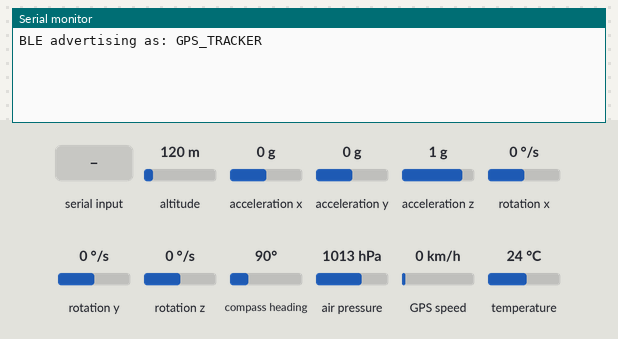
A sketch run on a simulated ESP32. On the bench: the last lines printed to the serial monitor. Inputs (shaded band) come from the test bench; at power-on: altitude 120 m, rotation z 0 °/s, compass heading 90°, acceleration x 0 g, acceleration y 0 g, acceleration z 1 g, rotation x 0 °/s, rotation y 0 °/s, air pressure 1013 hPa, GPS speed 0 km/h, temperature 24 °C. The GPS gets a fix after 3 s at 37.7749, -122.4194 with 8 satellites; nothing arrives over Bluetooth unless stated; a phone connects over Bluetooth LE 3 s after start.

Above: at 7.8 s.
7.9 s: altitude set to 20 m
At 8.76 s:
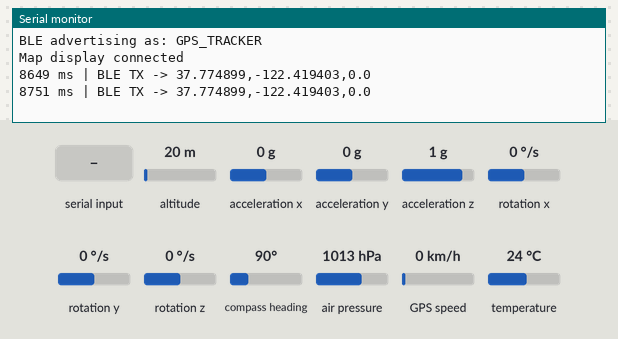
10.1 s: "1" received over the second serial link
At 10.36 s:
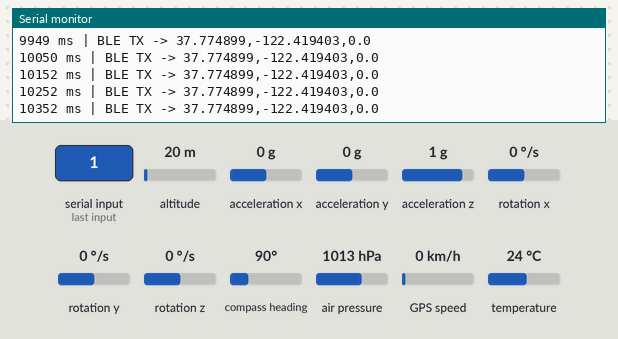
11.6 s: rotation z set to -192 °/s
At 11.66 s:
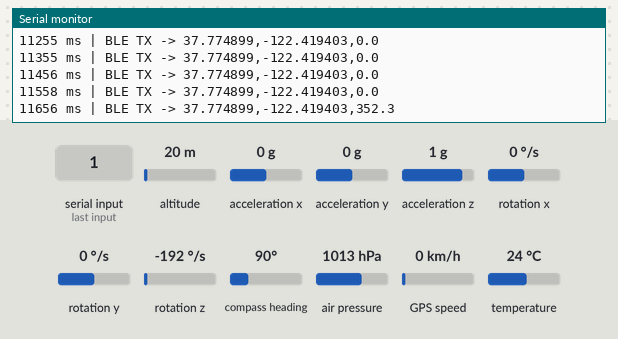
13.1 s: rotation z set to 100 °/s
At 13.17 s:
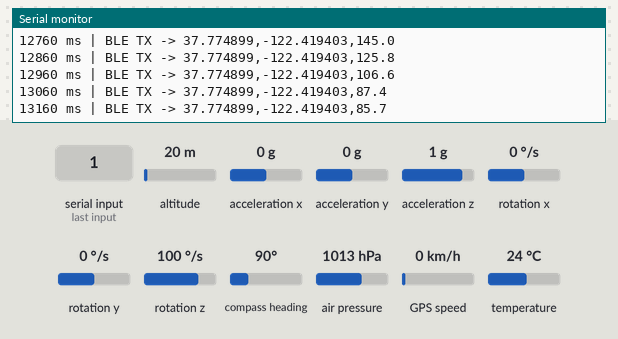
17.1 s: "2" received over the second serial link
At 17.77 s:
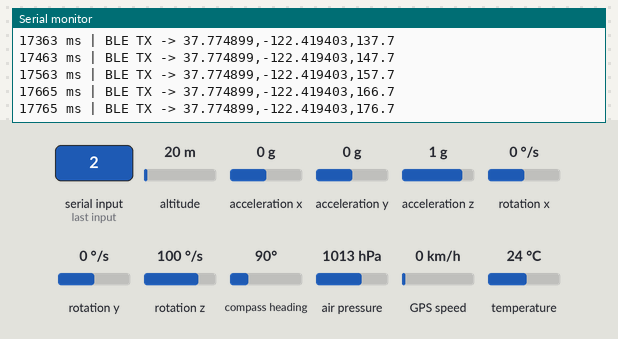
18.6 s: compass heading set to 7°
At 18.67 s:
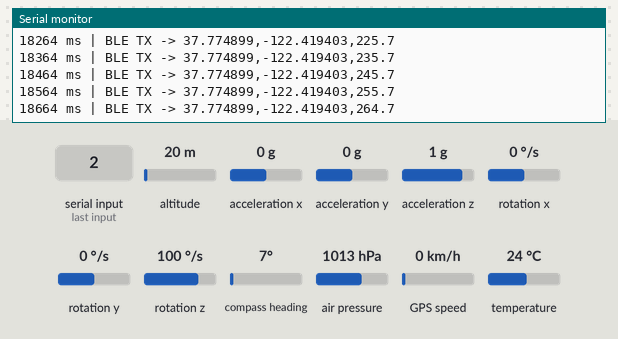
Timing chart, 0 to 21.1 s (numbered marks = the images above; inputs shaded):
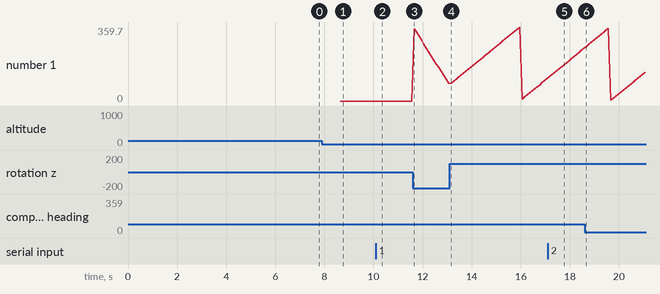

Measured:
- after the input at 7.9 s, the serial monitor: prints a new line after 0.75 s (image 1)
- after the input at 10.1 s, the serial monitor: prints a new line after 0.25 s (image 2)
- after the input at 11.6 s, the serial monitor: prints a new line after 0.06 s (image 3)
- after the input at 13.1 s, the serial monitor: prints a new line after 0.06 s (image 4)
- after the input at 17.1 s, the serial monitor: prints a new line after 0.67 s (image 5)
- after the input at 18.6 s, the serial monitor: prints a new line after 0.06 s (image 6)
- plotted number 1: 0 → 87.4 after the input at 11.6 s, 87.4 → 107.7 after the input at 13.1 s

The sketch:

DR_BLE_transmit.ino
```cpp
// ============================================================
// PDR Localization System — EKF Enhanced Version
// ============================================================

#include <Wire.h>
#include <Adafruit_MPU6050.h>
#include <Adafruit_BMP280.h>
#include <Adafruit_Sensor.h>
#include <TinyGPSPlus.h>
#include <HardwareSerial.h>
#include <BLEDevice.h>
#include <BLEServer.h>
#include <BLEUtils.h>
#include <BLE2902.h>
#include <math.h>

// ================= PINS =================
#define I2C_SDA 8
#define I2C_SCL 9
#define GPS_RX_PIN 2
#define GPS_TX_PIN 1
#define GPS_BAUD 9600

#define IMU_SAMPLE_HZ 100
#define IMU_INTERVAL_MS (1000 / IMU_SAMPLE_HZ)

// ================= BLE =================
#define GPS_SERVICE_UUID  "4fafc201-1fb5-459e-8fcc-c5c9c331914b"
#define GPS_CHAR_UUID     "beb5483e-36e1-4688-b7f5-ea07361b26a8"
#define DEVICE_NAME       "GPS_TRACKER"

BLEServer*         bleServer       = nullptr;
BLECharacteristic* gpsChar         = nullptr;
bool               clientConnected = false;

class ServerCB : public BLEServerCallbacks {
    void onConnect(BLEServer*) override {
        clientConnected = true;
        Serial.println("Map display connected");
    }
    void onDisconnect(BLEServer*) override {
        clientConnected = false;
        Serial.println("Map display disconnected — restarting advertising");
        BLEDevice::startAdvertising();
    }
};

// ================= SENSORS =================
Adafruit_MPU6050 mpu;
Adafruit_BMP280 bmp;
TinyGPSPlus gps;
HardwareSerial gpsSerial(1);

// ================= CONSTANTS =================
const float GRAVITY             = 9.81f;
const float LPF_ALPHA           = 0.15f;
const float STEP_UPPER_THRESHOLD = 10.5f;
const float STEP_LOWER_THRESHOLD = 9.5f;
const int   STEP_DEBOUNCE_MS    = 300;
const float WEINBERG_K          = 0.45f;

// ================= STATE =================
float accelBiasX=0, accelBiasY=0, accelBiasZ=0;
float gyroBiasZ=0;

float accelMagLPF = GRAVITY;

bool     stepPeakDetected=false, belowLower=true;
uint32_t lastStepTime=0, stepCount=0;
bool     stepThisFrame=false;

float accelMax=GRAVITY, accelMin=GRAVITY;
float heading_rad = 0;

// ================= EKF STATE =================
float ekf_x=0, ekf_y=0;
float P_x=1,   P_y=1;

// ================= GPS =================
double originLat=0, originLon=0;
bool   originSet=false;

double rawGpsLat=0, rawGpsLon=0;
double fusedLat=0,  fusedLon=0;

float gpsSpeed=0, gpsCourse=0;
int   gpsSats=0;
bool  gpsValid=false;

const float GPS_OUTLIER_METERS = 30.0f;

// ================= BMP =================
float altitude_m=0, pressure_hpa=0, altitudeBaseline=0;

// ================= TIMING =================
uint32_t lastImuTime=0, lastBleTime=0, lastBmpTime=0;

// ================= UTILS =================
const double EARTH_R = 6371000.0;

void xy_to_latlon(double ox, double oy, float x, float y, double &lat, double &lon){
    lat = ox + (y / EARTH_R) * (180.0 / M_PI);
    lon = oy + (x / (EARTH_R * cos(ox * M_PI / 180.0))) * (180.0 / M_PI);
}

void latlon_to_xy(double ox, double oy, double lat, double lon, float &x, float &y){
    y = (lat - ox) * M_PI / 180.0 * EARTH_R;
    x = (lon - oy) * M_PI / 180.0 * EARTH_R * cos(ox * M_PI / 180.0);
}

// ================= CALIBRATION =================
void calibrateIMU(){
    delay(2000);
    for(int i=0; i<500; i++){
        sensors_event_t a, g, t;
        mpu.getEvent(&a, &g, &t);
        accelBiasX += a.acceleration.x;
        accelBiasY += a.acceleration.y;
        accelBiasZ += a.acceleration.z;
        gyroBiasZ  += g.gyro.z;
        delay(5);
    }
    accelBiasX /= 500;
    accelBiasY /= 500;
    accelBiasZ  = (accelBiasZ / 500) - GRAVITY;
    gyroBiasZ  /= 500;
}

// ================= EKF =================
void ekf_predict(float stepLen){
    ekf_x += stepLen * cosf(heading_rad);
    ekf_y += stepLen * sinf(heading_rad);
    P_x   += 0.05f;
    P_y   += 0.05f;
}

void ekf_update(float gps_x, float gps_y){
    float dx   = gps_x - ekf_x;
    float dy   = gps_y - ekf_y;
    float dist = sqrtf(dx*dx + dy*dy);
    if(dist > GPS_OUTLIER_METERS) return;

    float K = 0.2f;
    if     (gpsSats >= 8) K = 0.6f;
    else if(gpsSats >= 5) K = 0.4f;

    ekf_x += K * dx;
    ekf_y += K * dy;
    P_x   *= (1.0f - K);
    P_y   *= (1.0f - K);
}

// ================= SETUP =================
void setup(){
    Serial.begin(115200);
    Wire.begin(I2C_SDA, I2C_SCL);

    mpu.begin();
    mpu.setFilterBandwidth(MPU6050_BAND_21_HZ);
    bmp.begin(0x76);

    gpsSerial.begin(GPS_BAUD, SERIAL_8N1, GPS_RX_PIN, GPS_TX_PIN);

    calibrateIMU();

    // ── BLE init ──────────────────────────────────────────────
    BLEDevice::init(DEVICE_NAME);
    BLEDevice::setMTU(64);

    bleServer = BLEDevice::createServer();
    bleServer->setCallbacks(new ServerCB());

    BLEService* svc = bleServer->createService(GPS_SERVICE_UUID);

    gpsChar = svc->createCharacteristic(
        GPS_CHAR_UUID,
        BLECharacteristic::PROPERTY_READ | BLECharacteristic::PROPERTY_NOTIFY
    );
    gpsChar->addDescriptor(new BLE2902());  // required for notifications

    svc->start();

    BLEAdvertising* adv = BLEDevice::getAdvertising();
    adv->addServiceUUID(GPS_SERVICE_UUID);
    adv->setScanResponse(true);
    adv->setMinPreferred(0x06);
    BLEDevice::startAdvertising();

    Serial.println("BLE advertising as: " DEVICE_NAME);

    // ── BMP baseline ──────────────────────────────────────────
    for(int i=0; i<20; i++){
        altitudeBaseline += bmp.readAltitude(1013.25);
        delay(50);
    }
    altitudeBaseline /= 20;

    lastImuTime = millis();
}

// ================= IMU =================
void updateIMU(){
    sensors_event_t a, g, t;
    mpu.getEvent(&a, &g, &t);

    float ax = a.acceleration.x - accelBiasX;
    float ay = a.acceleration.y - accelBiasY;
    float az = a.acceleration.z - accelBiasZ;
    float gz = g.gyro.z - gyroBiasZ;

    float accelMag = sqrtf(ax*ax + ay*ay + az*az);
    accelMagLPF = LPF_ALPHA * accelMag + (1.0f - LPF_ALPHA) * accelMagLPF;

    if(accelMagLPF > accelMax) accelMax = accelMagLPF;
    if(accelMagLPF < accelMin) accelMin = accelMagLPF;

    uint32_t now = millis();
    stepThisFrame = false;

    if(!stepPeakDetected && belowLower && accelMagLPF > STEP_UPPER_THRESHOLD){
        stepPeakDetected = true;
        belowLower       = false;
    }

    if(stepPeakDetected && accelMagLPF < STEP_LOWER_THRESHOLD){
        belowLower = true;
        if(now - lastStepTime >= STEP_DEBOUNCE_MS){
            stepThisFrame = true;
            stepCount++;
            lastStepTime = now;

            float stepLen = WEINBERG_K * powf(accelMax - accelMin, 0.25f);
            stepLen = constrain(stepLen, 0.3f, 1.0f);

            ekf_predict(stepLen);

            accelMax = accelMagLPF;
            accelMin = accelMagLPF;
        }
        stepPeakDetected = false;
    }

    float dt = IMU_INTERVAL_MS / 1000.0f;
    heading_rad += gz * dt;
    while(heading_rad >  M_PI) heading_rad -= 2.0f * M_PI;
    while(heading_rad < -M_PI) heading_rad += 2.0f * M_PI;
}

// ================= GPS =================
void processGPS(){
    if(!gps.location.isUpdated()) return;

    rawGpsLat = gps.location.lat();
    rawGpsLon = gps.location.lng();
    gpsValid  = gps.location.isValid();
    gpsSats   = gps.satellites.value();
    gpsSpeed  = gps.speed.mps();
    gpsCourse = gps.course.deg();

    if(!gpsValid || gpsSats < 4) return;

    if(!originSet){
        originLat = rawGpsLat;
        originLon = rawGpsLon;
        originSet = true;
        return;
    }

    float gps_x, gps_y;
    latlon_to_xy(originLat, originLon, rawGpsLat, rawGpsLon, gps_x, gps_y);
    ekf_update(gps_x, gps_y);
    xy_to_latlon(originLat, originLon, ekf_x, ekf_y, fusedLat, fusedLon);
}

// ================= BLE TRANSMIT =================
// void transmitBLE(){
//     if(!clientConnected) return;

//     char buf[128];
//     int len = snprintf(buf, sizeof(buf),
//         "%lu,%d,%.2f,%.3f,%.3f,%.2f,%.2f,"
//         "%.7f,%.7f,%.7f,%.7f,"
//         "%.2f,%.1f,%d,%d",
//         stepCount,
//         (int)stepThisFrame,
//         heading_rad * 180.0f / M_PI,
//         ekf_x, ekf_y,
//         altitude_m, pressure_hpa,
//         rawGpsLat, rawGpsLon,
//         fusedLat,  fusedLon,
//         gpsSpeed, gpsCourse,
//         gpsSats, (int)gpsValid
//     );

//    ////Add the serial print lines here, to monitor the BLE transmit data.
//    Serial.print(millis());
//   Serial.print(" ms | BLE TX -> ");
//   Serial.println(buf);

//     gpsChar->setValue((uint8_t*)buf, len);
//     gpsChar->notify();
// }

// ================= BLE TRANSMIT =================
void transmitBLE(){
    if(!clientConnected) return;

    // Receiver expects exactly: "LAT,LON,HDG"
    // fusedLat/fusedLon = EKF output, heading_rad converted to 0–360°
    float heading_deg = heading_rad * 180.0f / M_PI;
    if(heading_deg < 0) heading_deg += 360.0f;

    char buf[48];
    int len = snprintf(buf, sizeof(buf),
        "%.6f,%.6f,%.1f",
        (float)rawGpsLat,
        (float)rawGpsLon,
        heading_deg
    );

    Serial.print(millis());
    Serial.print(" ms | BLE TX -> ");
    Serial.println(buf);

    gpsChar->setValue((uint8_t*)buf, len);
    gpsChar->notify();
}

// ================= LOOP =================
void loop(){
    while(gpsSerial.available()){
        if(gps.encode(gpsSerial.read())){
            processGPS();
        }
    }

    uint32_t now = millis();

    if(now - lastImuTime >= IMU_INTERVAL_MS){
        lastImuTime = now;
        updateIMU();
    }

    if(now - lastBmpTime >= 500){
        lastBmpTime  = now;
        pressure_hpa = bmp.readPressure() / 100.0f;
        altitude_m   = bmp.readAltitude(1013.25f) - altitudeBaseline;
    }

    if(now - lastBleTime >= 100){
        lastBleTime = now;
        transmitBLE();   // no BLE.poll() needed — BLEDevice stack is interrupt-driven
    }
}
```
